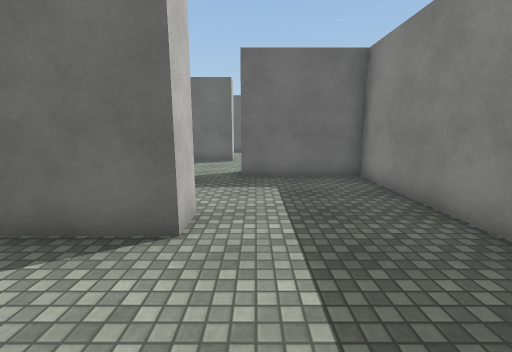
[1] (above)

16 first-person views from a walk through a 3-D level made in the Unity game engine. The camera is 1.5 m above the floor, tilts 10° down and sees 90° across. The floor is counted in squares, 1 m on a side. Each view is taken from the middle of a square. On the plan, view 1 faces up. The plan holds only what a view shows up to about 13 squares ahead; the rest is blank. The place goes on beyond the plan. Surface patterns are stand-ins for the level's own textures.

[2]
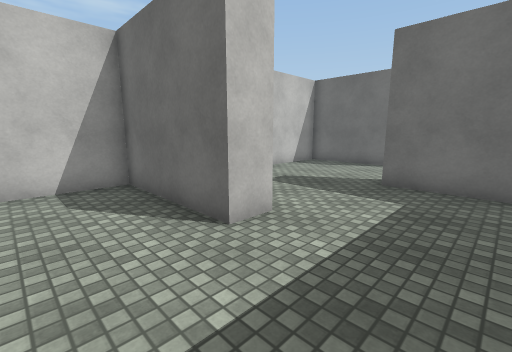

[3]
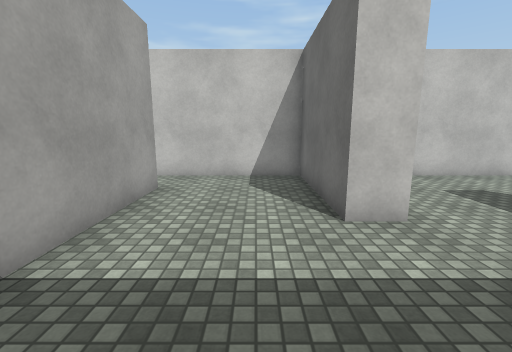

[4]
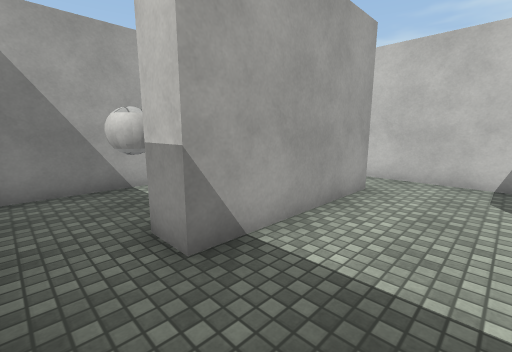

[5]
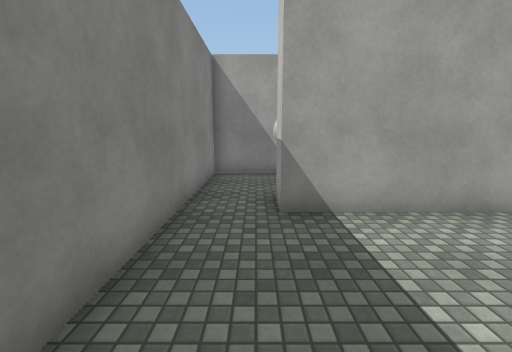

[6]
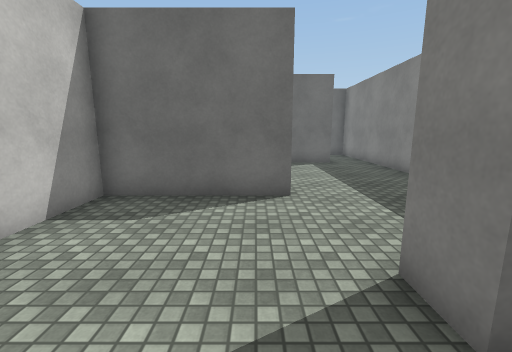

[7]
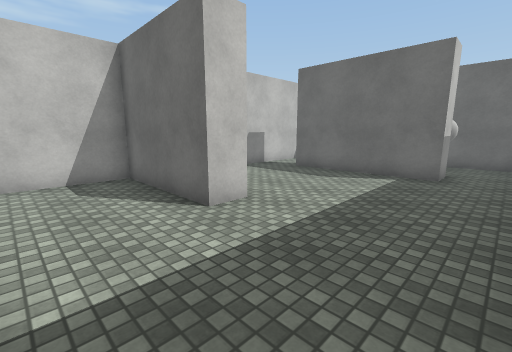

[8]
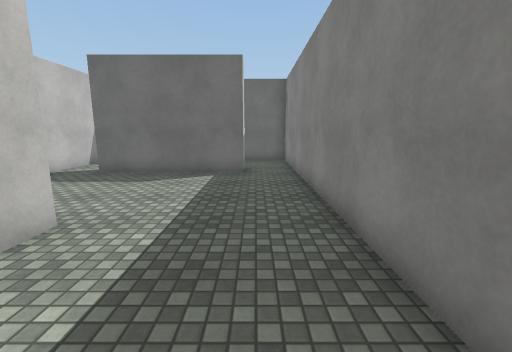

[9]
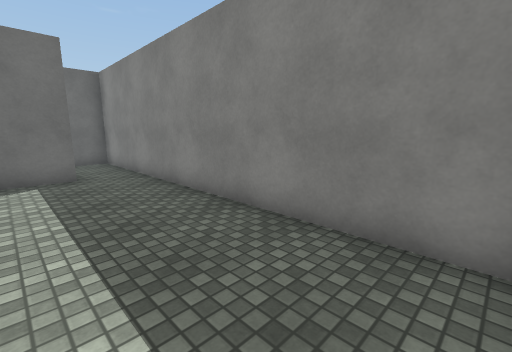

[10]
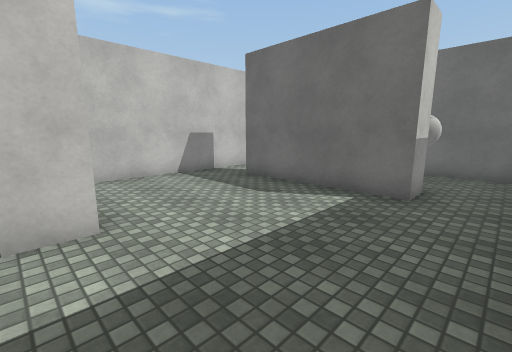

[11]
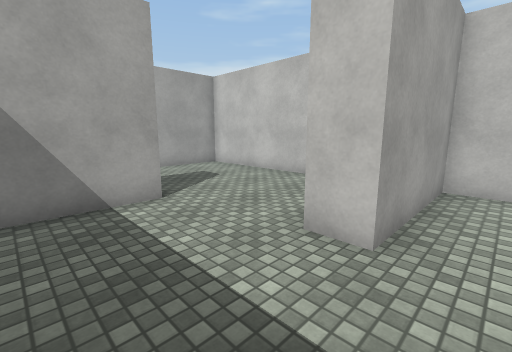

[12]
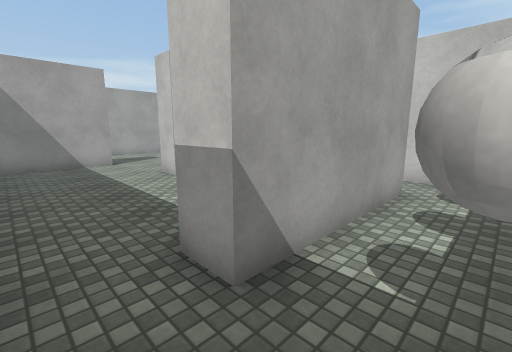

[13]
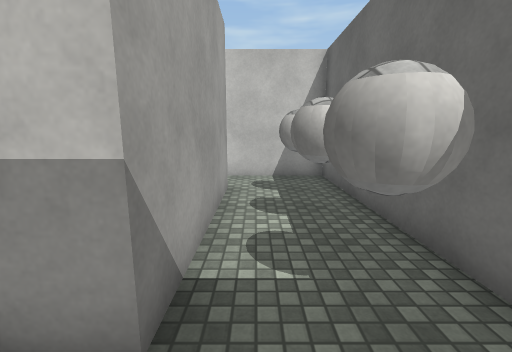

[14]
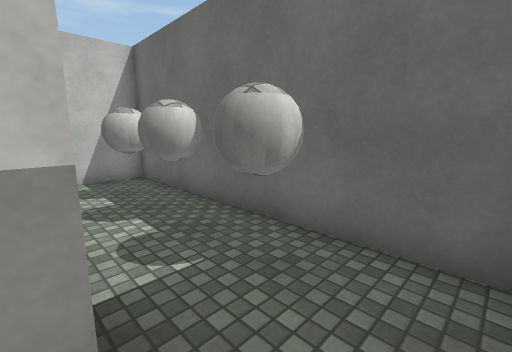

[15]
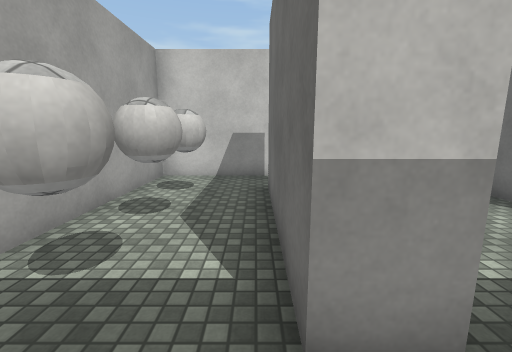

[16]
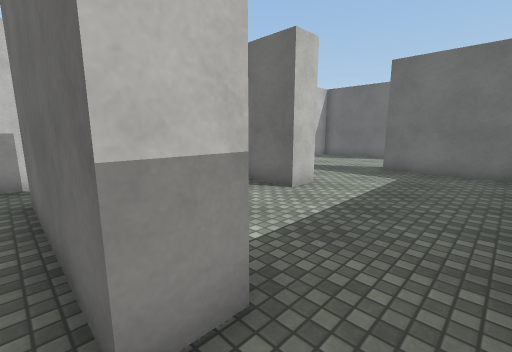

### Floor plan
Key: @ floor where view 1 was taken; # wall or solid block; . floor.
Columns run from 6 left of view 1 to 4 right of it. Each row starts with its distance up from view 1.
 23 ###########
 22 #..#.#.#..#
 21 #.........#
 20 #..#####..#
 19 #..#####..#
 18 #.........#
 17 #.........#
 16 #.........#
 15 #.........#
 14 ######....#
 13 ######....#
 12 #.........#
 11 #.........#
 10 #.........#
  9 #.....#####
  8 #.........#
  7 #.........#
  6 #.........#
  5 #.........#
  4 #####.....#
  3 #.........#
  2 #.........#
  1 #.........#
  0 #.....@...#
 -1 #..#####..#
 -2 #..## ##..#
 -3 #..#   #..#
 -4 #..#   #..#
 -5 ####   ####

Where each view was taken, in squares from view 1:
view 1: 0 up, 0 right, facing up
view 2: 1 up, 2 right, facing up-left
view 3: 2 up, 3 right, facing left
view 4: 2 up, 3 right, facing down-left
view 5: 4 up, 2 right, facing down
view 6: 7 up, 2 left, facing up
view 7: 10 up, 3 right, facing up-left
view 8: 10 up, 2 right, facing up
view 9: 10 up, 0 right, facing up-right
view 10: 13 up, 3 right, facing up-left
view 11: 15 up, 2 right, facing down-left
view 12: 22 up, 3 right, facing down-left
view 13: 21 up, 3 right, facing left
view 14: 20 up, 3 right, facing up-left
view 15: 2 down, 3 right, facing left
view 16: 2 down, 3 right, facing up-left
